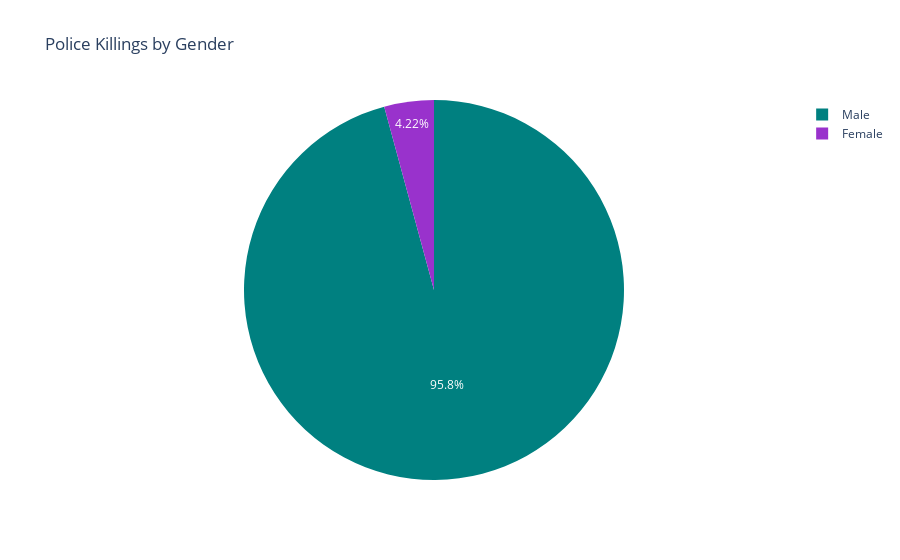

Notebook code cell kept with this figure:
### Code cell
male = (plc['gender'] == 'M').sum()
female = (plc['gender'] == 'F').sum()
names = ["Male","Female"]
fig = px.pie(plc, values=[male,female],names = names,title='Police Killings by Gender',color_discrete_sequence=["teal", "darkorchid"])
fig.show()

### Figure 1 — Plotly figure (JSON) as saved in the notebook; plotly's stock layout.template omitted (floating-point values rounded to 4 significant figures)
{"data": [{"domain": {"x": [0, 1], "y": [0, 1]}, "hovertemplate": "label=%{label}<br>value=%{value}<extra></extra>", "labels": ["Male", "Female"], "legendgroup": "", "name": "", "showlegend": true, "type": "pie", "values": [2428, 107]}], "layout": {"legend": {"tracegroupgap": 0}, "piecolorway": ["teal", "darkorchid"], "title": {"text": "Police Killings by Gender"}}}
